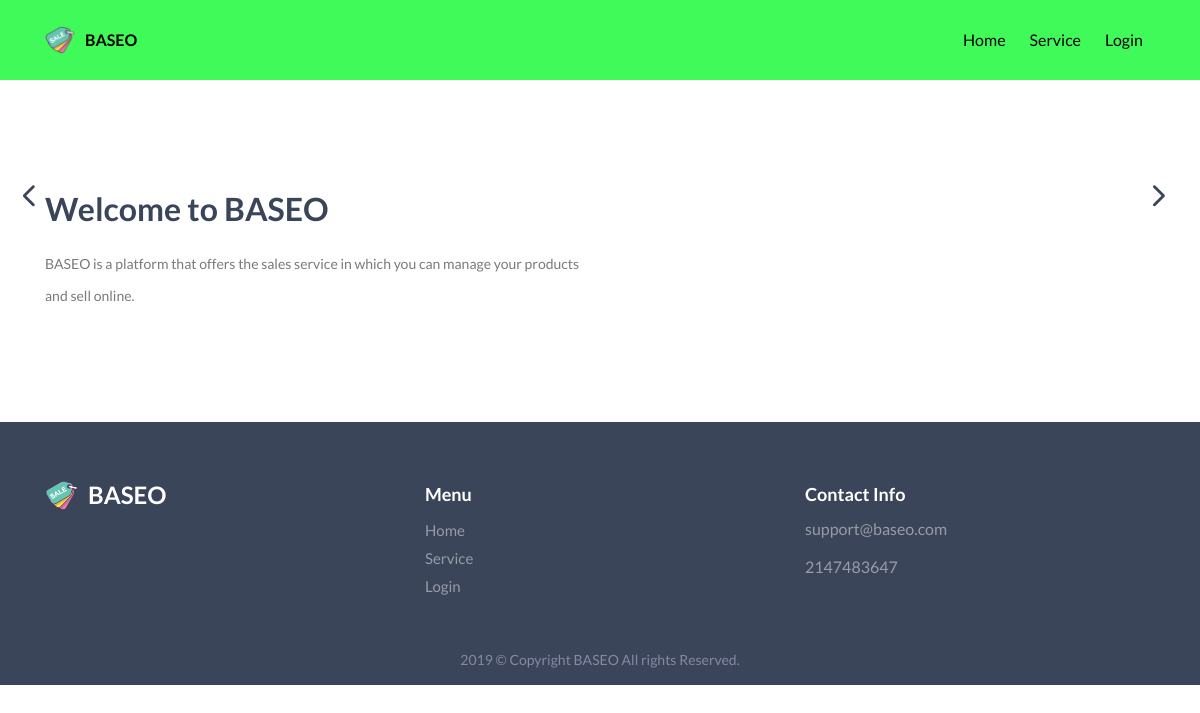
Before: / with the older database file.
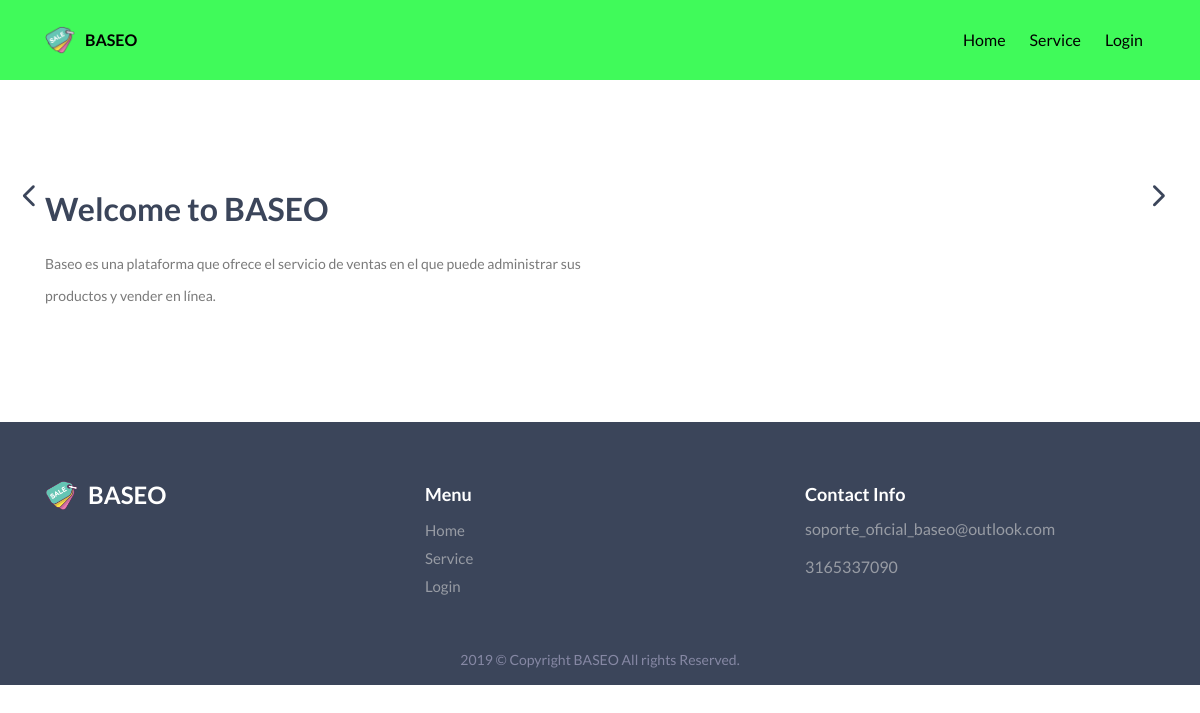
After: the same page with the newer database file.
### tables this page shows
CREATE TABLE `baseo_oficial` (
  `id` int(11) NOT NULL AUTO_INCREMENT,
  `correo_contact` varchar(100) DEFAULT NULL,
  `cel_contact` double DEFAULT NULL,
  `logo` varchar(255) DEFAULT NULL,
  `nombre` varchar(60) DEFAULT NULL,
  `abreviacion` varchar(15) DEFAULT NULL,
  `nav_bg` varchar(10) DEFAULT NULL,
  `op1` varchar(30) DEFAULT NULL,
  `op2` varchar(30) DEFAULT NULL,
  `op3` varchar(30) DEFAULT NULL,
  `op4` varchar(30) DEFAULT NULL,
  `color` varchar(10) DEFAULT NULL,
  `fuente` varchar(100) DEFAULT NULL,
  `size` int(11) DEFAULT NULL,
  `search` varchar(50) DEFAULT NULL,
  `ban_1_title` varchar(255) DEFAULT NULL,
  `ban_1_text` text,
  `ban_1_url_vid` varchar(255) DEFAULT NULL,
  `ban_1_url_img` varchar(255) DEFAULT NULL,
  `ban_2_title` varchar(255) DEFAULT NULL,
  `ban_2_text` text,
  `ban_2_url_img` varchar(255) DEFAULT NULL,
  `sec_text` varchar(255) DEFAULT NULL,
  `pr900` double DEFAULT NULL,
  PRIMARY KEY (`id`)
);

### application/controllers/home.php (called while the page is built, shortened)
<?php
class Home extends CI_Controller {
	function __construct(){
    $this->load->model('model_header');
  }
	public function index()
	{
		$header['head']=$this->model_header->consultOficial(1);
		$this->load->view('header',$header);
		$this->load->view('view_home');
		$this->load->view('footer');
	}
}

### index.php (called while the page is built, shortened)
<?php
require_once BASEPATH.'core/CodeIgniter.php';

### application/models/Model_header.php (called while the page is built, shortened)
<?php
class Model_header extends CI_Model {
  public function consultOficial($id){
    $sql="SELECT * FROM baseo_oficial WHERE id='$id'";
    $query=$this->db->query($sql);
    return $query->row();
  }
}

### application/views/view_home.php (the view, shortened to what this page needs)
<!DOCTYPE html>
<html lang="en">
<head>
</head>
<body data-spy="scroll" data-target=".navbar-default" data-offset="100">
  <section id="home" class="hero">
    <div class="slide-home">
      <div class="slide-item">
        <div class="container">
          <div class="row hero-padd">
            <div class="col-md-6 col-12 col-sm-6">
              <div class="hero-text">
                <h2><?= $head->ban_1_title; ?></h2>
                <p><?= $head->ban_1_text; ?></p>
              </div>
            </div>
            <div class="col-md-6 col-12 col-sm-6">
            </div>
          </div>
        </div>
      </div>
    </div>
  </section>
</body>
</html>

### application/views/header.php (shortened to what this page needs)
<!DOCTYPE html>
<html lang="en" dir="ltr">
<head>
  <link rel="stylesheet" href="https://stackpath.bootstrapcdn.com/bootstrap/4.3.1/css/bootstrap.min.css">
  <link rel="stylesheet" href="<?= base_url(); ?>assets/css/bootstrap.min.css">
  <link rel="stylesheet" href="<?= base_url(); ?>assets/css/elegant-icons.css">
  <link rel="stylesheet" href="<?= base_url(); ?>assets/css/animate.css">
  <link rel="stylesheet" href="<?= base_url(); ?>assets/css/slick.css">
  <link rel="stylesheet" href="<?= base_url(); ?>assets/css/magnific-popup.css">
  <link rel="stylesheet" href="<?= base_url(); ?>assets/css/style.css">
  <link rel="stylesheet" href="<?= base_url(); ?>assets/css/responsive.css">
</head>
<body>
  <header class="navbar-header">
    <nav class="navbar navbar-expand-lg fixed-top" style="background-color:<?= $head->nav_bg; ?>">
      <div class="container" style="background-color:<?= $head->nav_bg; ?>">
        <a class="navbar-brand" href="<?= base_url(); ?>"> <img src="<?= base_url().$head->logo; ?>" alt="">
          <span style="font-size: <?= $head->size; ?>px;font-family: <?= $head->fuente; ?>;color:<?= $head->color; ?>"><?= $head->abreviacion; ?></span>
        </a>
        <div class="collapse navbar-collapse " id="navbarSupportedContent">
          <ul class="navbar-nav ml-auto" style="background-color:<?= $head->nav_bg; ?>">
            <li class="nav-item active">
              <a data-scroll="" class="nav-link section-scroll" href="<?= base_url(); ?>"><span style="font-size: <?= $head->size; ?>px;font-family: <?= $head->fuente; ?>;color:<?= $head->color; ?>"><?= $head->op1; ?></span></a>
            </li>
            <li class="nav-item">
              <a data-scroll="" class="nav-link section-scroll" href="<?= base_url(); ?>index.php/service"><span style="font-size: <?= $head->size; ?>px;font-family: <?= $head->fuente; ?>;color:<?= $head->color; ?>"><?= $head->op3; ?></span></a>
            </li>
            <li class="nav-item">
              <a data-scroll="" class="nav-link section-scroll" href="<?= base_url(); ?>index.php/login"><span style="font-size: <?= $head->size; ?>px;font-family: <?= $head->fuente; ?>;color:<?= $head->color; ?>"><?= $head->op4; ?></span></a>
            </li>
          </ul>
        </div>
      </div>
    </nav>
  </header>
</body>
</html>

### application/views/footer.php (shortened to what this page needs)
<!DOCTYPE html>
<html lang="en" dir="ltr">
  <head>
  </head>
  <body>
    <footer class="footer" >
      <div class="footer-warpper">
        <div class="footer-top">
          <div class="container">
            <div class="footer-bottom-content clearfix">
              <div class="row">
                <div class="col-lg-4 col-md-4">
                  <div class="logo-footer">
                    <a class="navbar-brand" href="<?= base_url(); ?>"> <img src="<?= base_url().$head->logo; ?>" alt=""><span><?= $head->abreviacion; ?></span></a>
                  </div>
                </div>
                <div class="col-lg-4 col-md-4">
                  <h5>Menu</h5>
                  <ul class="list-menu">
                    <li>
                      <a href="<?= base_url(); ?>"><?= $head->op1; ?> </a>
                    </li>
                    <li>
                      <a href="<?= base_url(); ?>index.php/service"><?= $head->op3; ?></a>
                    </li>
                    <li>
                      <a href="<?= base_url(); ?>index.php/login"><?= $head->op4; ?></a>
                    </li>
                  </ul>
                </div>
                <div class="col-lg-4 col-md-4">
                  <h5>Contact Info</h5>
                  <ul class="list-menu contact-list">
                    <li>
                      <?= $head->correo_contact; ?>
                    </li>
                    <li>
                      <?= $head->cel_contact; ?>
                     </li>
                  </ul>
                </div>
              </div>
            </div>
          </div>
        </div>
        <div class="footer-bottom">
          <div class="container">
            <div class="row">
              <div class="col-lg-12 col-md-12 col-sm-12 col-12">
                <div class="copyright text-center">
                  <p>2019 © Copyright <?= $head->abreviacion; ?> All rights Reserved.</p>
                </div>
              </div>
            </div>
          </div>
        </div>
      </div>
    </footer>
  </body>
</html>

### assets/css/style.css (style rules this page uses)
body { font-family: 'Lato', sans-serif; font-size: 15px; font-weight: 400; line-height: 26px; overflow-x: hidden; color: #88889b; }
h1, h2, h3, h4, h5, h6 { font-family: 'Lato', sans-serif; margin-bottom: 10px; line-height: 24px; font-weight: 700; }
h2 { font-size: 32px; }
h5 { font-size: 18px; }
a { text-decoration: none; transition: all 0.4s ease; }
ul, ol { margin: 0; padding: 0; }
ul { list-style: none; }
img { max-width: 100%; height: auto; }
p { font-weight: 400; }
.navbar-header { z-index: 999; }
.navbar-brand { padding: 0; }
.navbar-brand img { width: 30px; margin-right: 10px; float: left; }
.navbar-brand span { color:#3b455a; font-weight: 600; font-size: 20px; }
.navbar-header .navbar { padding: 0; }
.navbar-header .navbar-nav li a { color: #3b455a; font-size: 15px; padding: 15px 12px !important; font-weight: 500; line-height: 50px; }
.hero { padding-bottom: 80px; position: relative; }
.hero-padd { padding-top: 150px; }
.hero-text { margin-top: 40px; }
.hero-text h2 { font-size: 55px; color: #3b455a; margin-bottom: 20px; line-height: 60px; font-weight: 600; }
.hero-text p { color: #7a7a7a; margin-bottom: 30px; margin-top: 10px; font-size: 20px; line-height: 32px; font-weight: 400; }
.logo-footer .navbar-brand img { width:33px; position: relative; top: -3px; }
.logo-footer a span { color:#fff; font-size: 24px; }
.footer-top { padding: 60px 0 40px 0; background-color: #3b455a; }
.footer-bottom { background-color: #3b455a; padding-bottom: 5px; }
.copyright { text-align: left; }
.copyright p { margin: 0px auto; padding: 0px; color: #8688a4; line-height: 40px; font-size: 14px; }
.footer-top h5 { color: #fff; font-size: 18px; }
.footer-top .list-menu a { line-height: 28px; color: rgba(213, 213, 213, 0.6); }
.contact-list li { margin-bottom: 12px; color: rgba(213, 213, 213, 0.6); font-size: 16px; }

### assets/css/responsive.css (style rules this page uses)
@media only screen and (min-width: 1024px) and (max-width: 1200px) { .hero { height: auto; padding-bottom: 80px; } }
@media only screen and (min-width: 1024px) and (max-width: 1200px) { .hero-text p { font-size:14px; } }
@media only screen and (min-width: 1024px) and (max-width: 1200px) { .hero-text h2 { font-size:32px; line-height:38px; } }

Changed rows visible on the page:
changed baseo_oficial "Welcome to BASEO": ban_1_text "BASEO is a platform that offers the sales service in which you can manage your products and sell online." → "Baseo es una plataforma que ofrece el servicio de ventas en el que puede administrar sus productos y vender en línea."; correo_contact "support@baseo.com" → "soporte_oficial_baseo@outlook.com"; cel_contact "2147483647" → "3165337090"
